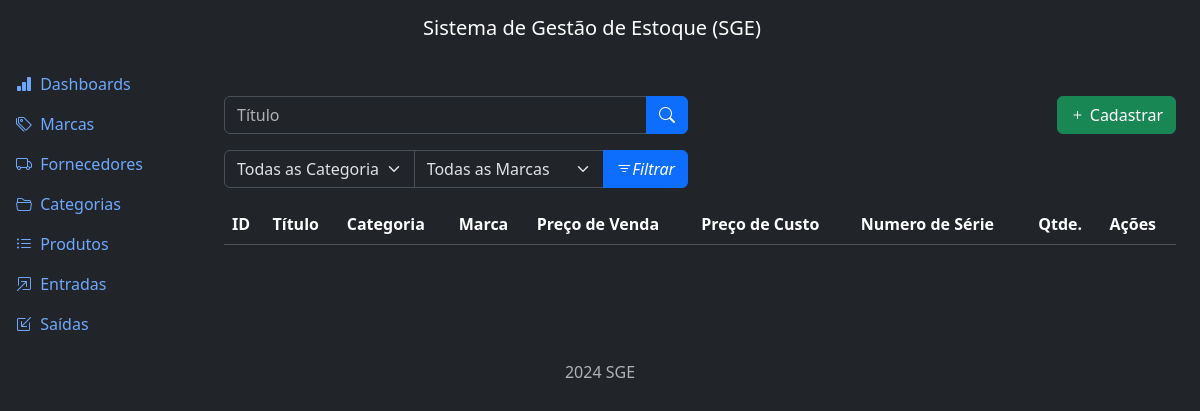
/products/list/, run on an earlier commit of the app's database.
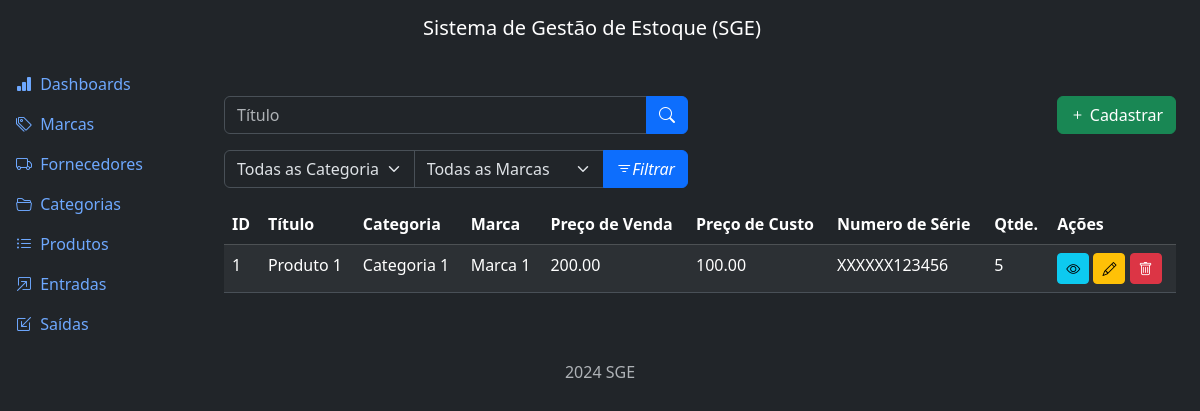
And on a later commit of the database.
### products/models.py (models this page shows, shortened)
class Product(models.Model):
    title = models.CharField(max_length=500)
    category = models.ForeignKey(
        Category, on_delete=models.PROTECT, related_name='products')
    brand = models.ForeignKey(
        Brand, on_delete=models.PROTECT, related_name='products')
    description = models.TextField(null=True, blank=True)
    serie_number = models.CharField(max_length=200, null=True, blank=True)
    cost_price = models.DecimalField(max_digits=20, decimal_places=2)
    selling_price = models.DecimalField(max_digits=20, decimal_places=2)
    quantity = models.IntegerField(default=0)
    created_at = models.DateTimeField(auto_now_add=True)
    updated_at = models.DateTimeField(auto_now=True)
    class Meta:
        ordering = ['title']

### categories/models.py (models this page shows)
class Category(models.Model):
    name = models.CharField(max_length=500)
    description = models.TextField(null=True, blank=True)
    created_at = models.DateTimeField(auto_now_add=True)
    updated_at = models.DateTimeField(auto_now=True)
    class Meta:
        ordering = ['name']
    def __str__(self):
        return self.name

### brands/models.py (models this page shows)
class Brand(models.Model):
    name = models.CharField(max_length=500)
    description = models.TextField(null=True, blank=True)
    created_at = models.DateTimeField(auto_now_add=True)
    updated_at = models.DateTimeField(auto_now=True)
    class Meta:
        ordering = ['name']
    def __str__(self):
        return self.name

### products/views.py (the view)
# urls.py: path('list/', views.ProductListView.as_view(), name='list'),
class ProductListView(ListView):
    model = Product
    template_name = 'product_list.html'
    context_object_name = 'products'
    paginate_by = 5
    def get_queryset(self):
        qs = super().get_queryset()
        title = self.request.GET.get('title')
        if title:
            qs = qs.filter(name__icontains=title)
        return qs
    def get_context_data(self, **kwargs):
        context = super().get_context_data(**kwargs)
        context['categories'] = Category.objects.all()
        context['brands'] = Brand.objects.all()
        return context

### products/templates/product_list.html (shortened to what this page needs)
{% extends "base.html" %}
{% block content %}
  <div class="row mb-3">
    <div class="col-md-6">
      <form method="GET" action="{% url "product:list" %}">
        <div class="input-group">
          <input type="text" class="form-control" name="title" placeholder="Título" value="{{request.GET.title}}">
          <button type="submit" class="btn btn-primary">
            <i class="bi bi-search"></i>
          </button>
        </div>
      </form>
    </div>
    <div class="col-md-6">
      <a href="{% url "product:create" %}" class="btn btn-success float-end" >
        <i class="bi bi-plus"></i>
        Cadastrar
      </a>
    </div>
  </div>
  <div class="row mb-3">
    <div class="col-md-6">
      <form method="GET" action="{% url "product:list" %}">
        <div class="input-group">
          <select class="form-select" name="category">
            <option value="" {% if not request.GET.category %} selected {% endif %}>Todas as Categorias</option>
          </select>
          <select class="form-select" name="brand">
            <option value="" {% if not request.GET.brand %} selected {% endif %}>Todas as Marcas</option>
          </select>
          <button type="submit" class="btn btn-primary"><i class="bi bi-filter">Filtrar</i></button>
        </div>
      </form>
    </div>
  </div>
  <div class="table-responsive">
    <table class="table table-striped table-border">
      <thead class="table-dark">
        <tr>
          <th>ID</th>
          <th>Título</th>
          <th>Categoria</th>
          <th>Marca</th>
          <th>Preço de Venda</th>
          <th>Preço de Custo</th>
          <th>Numero de Série</th>
          <th>Qtde.</th>
          <th>Ações</th>
        </tr>
      </thead>
      <tbody>
        {% for product in products %}
          <tr>
            <td>{{ product.id }}</td>
            <td>{{ product.title }}</td>
            <td>{{ product.category }}</td>
            <td>{{ product.brand }}</td>
            <td>{{ product.selling_price }}</td>
            <td>{{ product.cost_price}}</td>
            <td>{{ product.serie_number}}</td>
            <td>{{ product.quantity}}</td>
            <td>
              <a href="{% url "product:detail" product.id %}" class="btn btn-info btn-sm"><i class="bi bi-eye"></i></a>
              <a href="{% url "product:update" product.id %}" class="btn btn-warning btn-sm"><i class="bi bi-pencil"></i></a>
              <a href="{% url "product:delete" product.id %}" class="btn btn-danger btn-sm"><i class="bi bi-trash"></i></a>
            </td>
          </tr>
        {% endfor %}
      </tbody>
    </table>
  </div>
{% endblock content %}

### project/templates/base.html (shortened to what this page needs)
<!DOCTYPE html>
<html lang="pt-BR" data-bs-theme="dark">
<head>
    <link href="https://cdn.jsdelivr.net/npm/bootstrap@5.3.3/dist/css/bootstrap.min.css" rel="stylesheet">
    <link rel="stylesheet" href="https://cdn.jsdelivr.net/npm/bootstrap-icons@1.11.3/font/bootstrap-icons.min.css">
</head>
<body>
    {% include 'components/header.html' %}
    <div class="container-fluid">
        <div class="row flex-nowrap">
            <div class="col-auto col-md-2 col-xl-2 px-0 bg-dark">
                {% include 'components/sidebar.html' %}
            </div>
            <div class="col py-3">
                <div class="container mt-4">
                    <main>
                        {% block content %}{% endblock content %}
                    </main>
                </div>
            </div>
        </div>
    </div>
    {% include 'components/footer.html' %}
</body>
</html>

### project/templates/components/header.html
<nav class="navbar navbar-expand-lg navbar-light bg-dark">
  <div class="container-fluid d-flex justify-content-center">
    <a class="navbar-brand text-white" href="#">Sistema de Gestão de Estoque (SGE)</a>
  </div>
</nav>

### project/templates/components/sidebar.html (shortened to what this page needs)
<div class="row flex-nowrap">
  <div>
      <div class="d-flex flex-column align-items-center align-items-sm-start px-3 pt-2 text-white">
          <div class="collapse d-sm-block" id="menuCollapse">
              <ul class="nav flex-column align-items-start" id="menu">
                <li>
                      <a href="#" class="nav-link px-0 align-middle">
                        <i class="bi bi-bar-chart-fill"></i>
                        <span class="ms-1">Dashboards</span>
                      </a>
                </li>
                <li>
                    <a href="{% url "brand:list" %}" class="nav-link px-0 align-middle">
                        <i class="bi bi-tags"></i>
                        <span class="ms-1">Marcas</span>
                    </a>
                </li>
                <li>
                    <a href="{% url "supplier:list" %}" class="nav-link px-0 align-middle">
                        <i class="bi bi-truck"></i>
                        <span class="ms-1">Fornecedores</span>
                    </a>
                </li>
                <li>
                    <a href="{% url "category:list" %}" class="nav-link px-0 align-middle">
                        <i class="bi bi-folder2-open"></i>
                        <span class="ms-1">Categorias</span>
                    </a>
                </li>
                <li>
                    <a href="{% url "product:list" %}" class="nav-link px-0 align-middle">
                        <i class="bi bi-list-ul"></i>
                        <span class="ms-1">Produtos</span>
                    </a>
                </li>
                <li>
                    <a href="{% url "inflow:list" %}" class="nav-link px-0 align-middle">
                        <i class="bi bi-box-arrow-in-up-right"></i>
                        <span class="ms-1">Entradas</span>
                    </a>
                </li>
                <li>
                    <a href="{% url "outflow:list" %}" class="nav-link px-0 align-middle">
                        <i class="bi bi-box-arrow-in-down-left"></i>
                        <span class="ms-1">Saídas</span>
                    </a>
                </li>
              </ul>
          </div>
      </div>
  </div>
</div>

### project/templates/components/footer.html
<footer class="footer mt-auto py-3 text-center">
  <div class="container">
    <span class="text-muted">2024 SGE</span>
  </div>
</footer>

What changed in the data, as far as the page shows it:
added Product: id "1", title "Produto 1", category "Categoria 1", brand "Marca 1", selling_price "200.00", cost_price "100.00", serie_number "XXXXXX123456", quantity "5"
